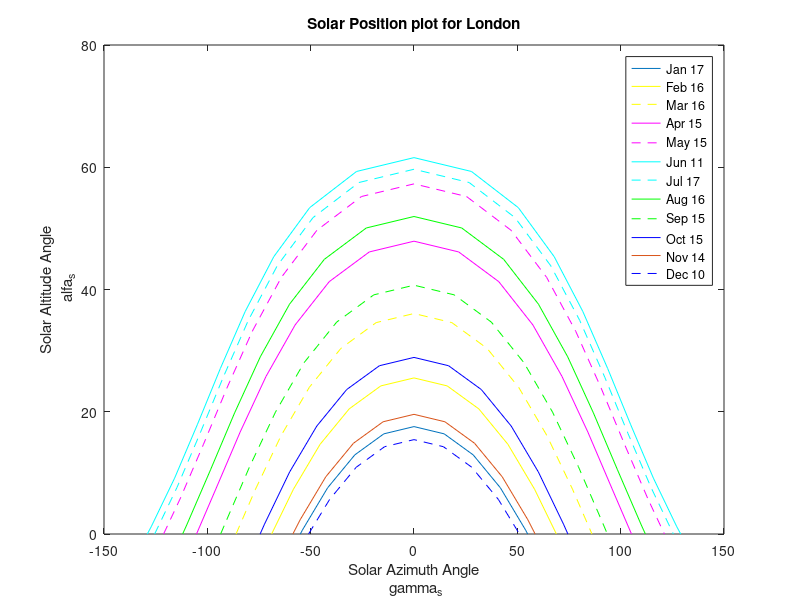

The MATLAB script that drew this image:
%% Solar Position and Solar-Time Calculation for London
% This script calculates solar position and solar-time parameters for
% London over a complete year (365 days).
%
% The model calculates:
%   - Solar declination angle
%   - Sunset hour angle
%   - Sunrise and sunset times
%   - Daylight duration
%   - Equation of time
%   - Local-to-solar time correction
%   - Solar noon
%   - Solar altitude, zenith and azimuth angles
%   - Monthly solar-path curves
%
% Angles are expressed in degrees unless otherwise stated.

%% Location parameters

phi=51.51;% latitude of London [degrees]
Lloc=0.1278;%longitude of London[degrees]
Lst=0;%standard meridian is in Greenwich [degrees]
beta=0; % Surface inclination angle [degrees]

delta=zeros(365,1);
omega_s=zeros(365,1);
h=zeros(365,1);
min=zeros(365,1);
h_noon=zeros(365,1);
min_noon=zeros(365,1);
solar_noon=zeros(365,2);
ST_solarnoon=zeros(365,2);
sunset=zeros(365,2);
sunrise=zeros(365,2);
daylight=zeros(365,1);
Nh=zeros(365,1);
Nm=zeros(365,1);
B=zeros(365,2);
E=zeros(365,2);
K=zeros(365,2);
ST_sunrise=zeros(365,2);
ST_sunset=zeros(365,2);
%% Daily solar geometry calculations
for n=1:365
    % Solar declination angle for day n [degrees]
    delta(n,1)=23.45*sind(360*(284+n)/365);
    % Sunset hour angle [degrees]
    omega_s(n,1)=acosd(-tand(phi)*tand(delta(n,1)));
    % Convert sunset hour angle to hours and minutes
    h(n,1)=floor(omega_s(n,1)/15);
    min(n,1)=round(((omega_s(n,1)/15)-h(n,1))*60);
    % sunset
    sunset=[h+12 min];
    %sunrise
    if min==0
        sunrise=[12-h min];
    else
        sunrise=[11-h 60-min];
    end
    %daylight hours
    daylight(n,1)=(2/15)*acosd(-tand(phi)*tand(delta(n,1)));
    Nh(n,1)=floor(daylight(n,1));
    Nm(n,1)=round((daylight(n,1)-Nh(n,1))*6*10);
    N=[Nh Nm];
    % Day angle used in the equation-of-time calculation [degrees]
    B(n,2)=(n-1)*360/365;
    % Equation of time [minutes] 
    E(n,2)=22.92*(0.000075+0.001868*cosd(B(n,2))-0.032077*sind(B(n,2))-0.014615*cosd(2*B(n,2))...
        -0.04089*sind(2*B(n,2)));
    % Correction between local standard time and solar time [minutes]
    K(n,2)=4*(Lst-Lloc)+E(n,2);
    if round(sunrise(n,2)-K(n,2))<60 && round(sunrise(n,2)-K(n,2))>=0
        ST_sunrise(n,1)=sunrise(n,1);
        ST_sunrise(n,2)=round(sunrise(n,2)-K(n,2));
    elseif round(sunrise(n,2)-K(n,2))<0
        ST_sunrise(n,1)=sunrise(n,1)-1;
        ST_sunrise(n,2)=round(60+sunrise(n,2)-K(n,2));
    elseif round(sunrise(n,2)-K(n,2))>=60
        ST_sunrise(n,1)=sunrise(n,1)+1;
        ST_sunrise(n,2)=round((sunrise(n,2)-K(n,2))-60);
    end
    % solar time sunset
    if round(sunset(n,2)-K(n,2))<60 && round(sunset(n,2)-K(n,2))>=0
        ST_sunset(n,1)=sunset(n,1);
        ST_sunset(n,2)=round(sunset(n,2)-K(n,2));
    elseif round(sunset(n,2)-K(n,2))<0
        ST_sunset(n,1)=sunset(n,1)-1;
        ST_sunset(n,2)=round(60+sunset(n,2)-K(n,2));
    elseif round(sunset(n,2)-K(n,2))>=60
        ST_sunset(n,1)=sunset(n,1)+1;
        ST_sunset(n,2)=round((sunset(n,2)-K(n,2))-60);
    end
    h_noon(n,1)=floor(daylight(n,1)/2);
    min_noon(n,1)=round(((daylight(n,1)/2)-h_noon(n,1))*6*10);
    %solar noon
    solar_noon(:,1)=12;
    solar_noon(:,2)=0;
    
    if round(K(n,2))>=0
        ST_solarnoon(n,1)=12;
        ST_solarnoon(n,2)=round(solar_noon(n,2)+K(n,2));
    else
        ST_solarnoon(n,2)=round(60+K(n,2));
        ST_solarnoon(n,1)=11;
    end
    
    %     if ST_sunrise(n,2)+min_noon(n,1)<60 && ST_sunrise(n,2)+min_noon(n,1)>=0
    %         solar_noon(n,1)=ST_sunrise(n,1)+h_noon(n,1);
    %         solar_noon(n,2)=round(ST_sunrise(n,2)+min_noon(n,1));
    %        elseif ST_sunrise(n,2)+min_noon(n,1)>=60
    %        solar_noon(n,1)=ST_sunrise(n,1)+h_noon(n,1)+1;
    %        solar_noon(n,2)=round((ST_sunrise(n,2)+min_noon(n,1))-60);
    %     end
    
    
end


%% Solar position for representative days of each month
% Representative/average days are selected for the 12 months.
% Solar altitude, zenith and azimuth angles are calculated between
% sunrise and sunset for each representative day.
%select the average day of month
T_new=zeros(12,1);%zamani k az omega s be dast miyad
DELTA=zeros(12,1);
a=1;
for i=[17,47,75,105,135,162,198,228,258,288,318,344]
    DELTA(a)=delta(i,1);
    T_new(a)=omega_s(i,1)/15;
    a=a+1;
end
SUNRISE=12-T_new;%time of sunrise for the average day of month
SUNSET=12+T_new;%time of sunset for the average day of month
w=zeros(12);
alfa_s=zeros(12);
teta_z=zeros(12);
gamma_s=zeros(12);
numi=zeros(12,1);% # of matrix without zero for creating plot
a=1;
for j=1:12 %number of months
    for i=[SUNRISE(j)-12,ceil(SUNRISE(j))-12:floor(SUNSET(j))-12,SUNSET(j)-12]
        numi(j,1)=numel([SUNRISE(j)-12,ceil(SUNRISE(j))-12:floor(SUNSET(j))-12,SUNSET(j)-12]);
        w(a,j)=i*15; % each colum=# of month
	% Solar altitude angle [degrees]
        alfa_s(a,j)=asind((cosd(phi-beta)*cosd(DELTA(j,1))*cosd(w(a,j)))+(sind(phi-beta)*sind(DELTA(j,1))));
	% Solar zenith angle [degrees]
        teta_z(a,j)=90-abs(alfa_s(a,j));
	% Solar azimuth angle [degrees]
        gamma_s(a,j)=sign(w(a,j))*abs(acosd(((cosd(teta_z(a,j))*sind(phi))-sind(DELTA(j,1)))/(sind(teta_z(a,j))*cosd(phi))));
        a=a+1;
        if i==SUNSET(j)-12
            a=1;
        end
    end
end

% seperate matrix for creating plot
for i=1:12
    eval(sprintf('alfa_s%d = alfa_s(1:numi(i,1),i)', i));
    eval(sprintf('gamma_s%d = gamma_s(1:numi(i,1),i)', i));
    eval(sprintf('teta_z%d = teta_z(1:numi(i,1),i)', i));
end

plot(gamma_s1,alfa_s1,gamma_s2,alfa_s2,'y',gamma_s3,alfa_s3,'y--',gamma_s4,alfa_s4,...
  'm',  gamma_s5,alfa_s5,'m--',gamma_s6,alfa_s6,'c',gamma_s7,alfa_s7,'c--',gamma_s8,alfa_s8,...
   'g', gamma_s9,alfa_s9,'g--',gamma_s10,alfa_s10,'b',gamma_s11,alfa_s11,gamma_s12,alfa_s12,'b--')
legend('Jan 17','Feb 16','Mar 16','Apr 15','May 15','Jun 11','Jul 17','Aug 16','Sep 15','Oct 15','Nov 14','Dec 10')

axis([-150  150    0  80])
xlabel({'Solar Azimuth Angle',' gamma_s'})
ylabel({'Solar Altitude Angle',' alfa_s'})
title('Solar Position plot for London')
